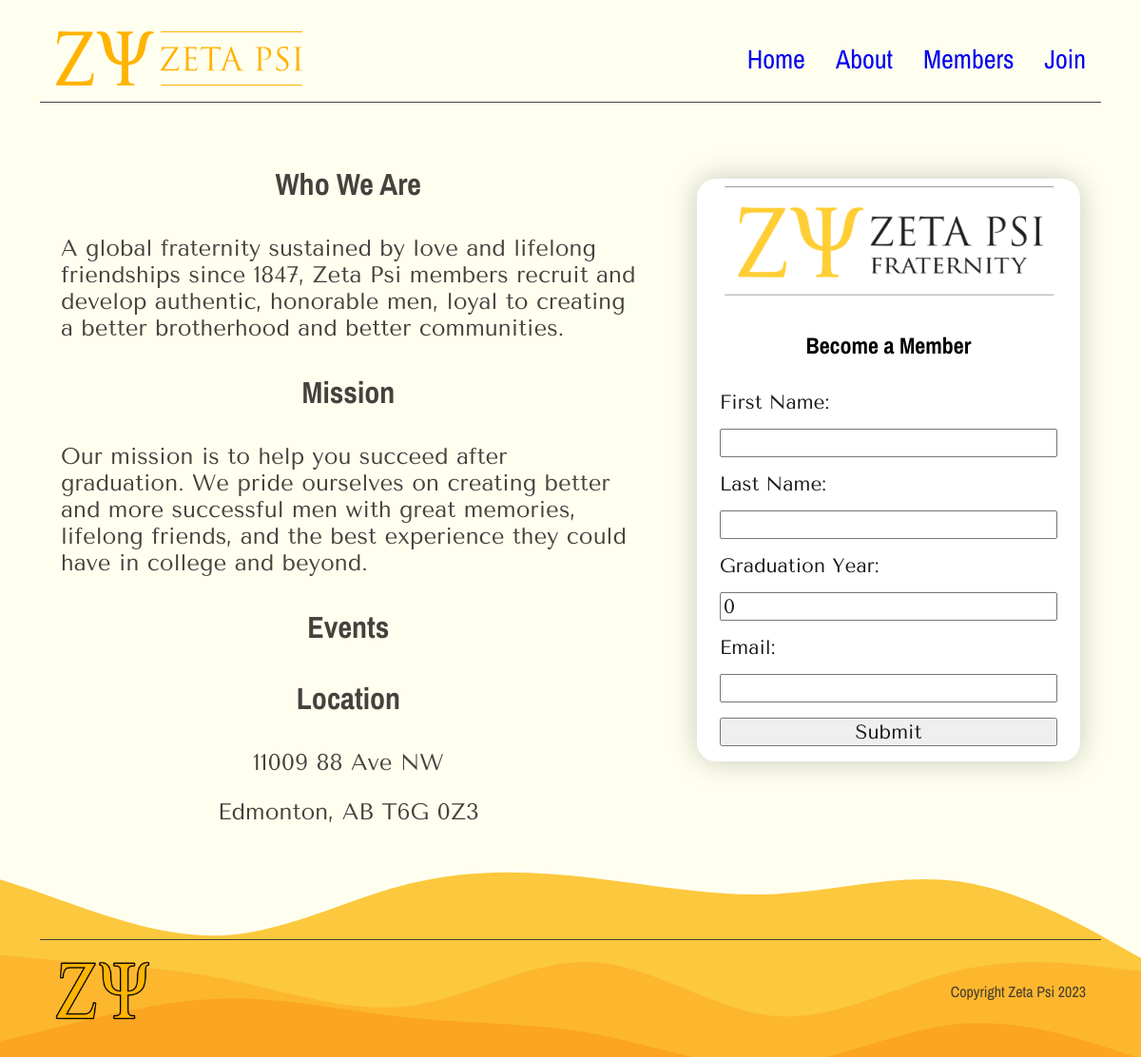
The app's page /, older data.
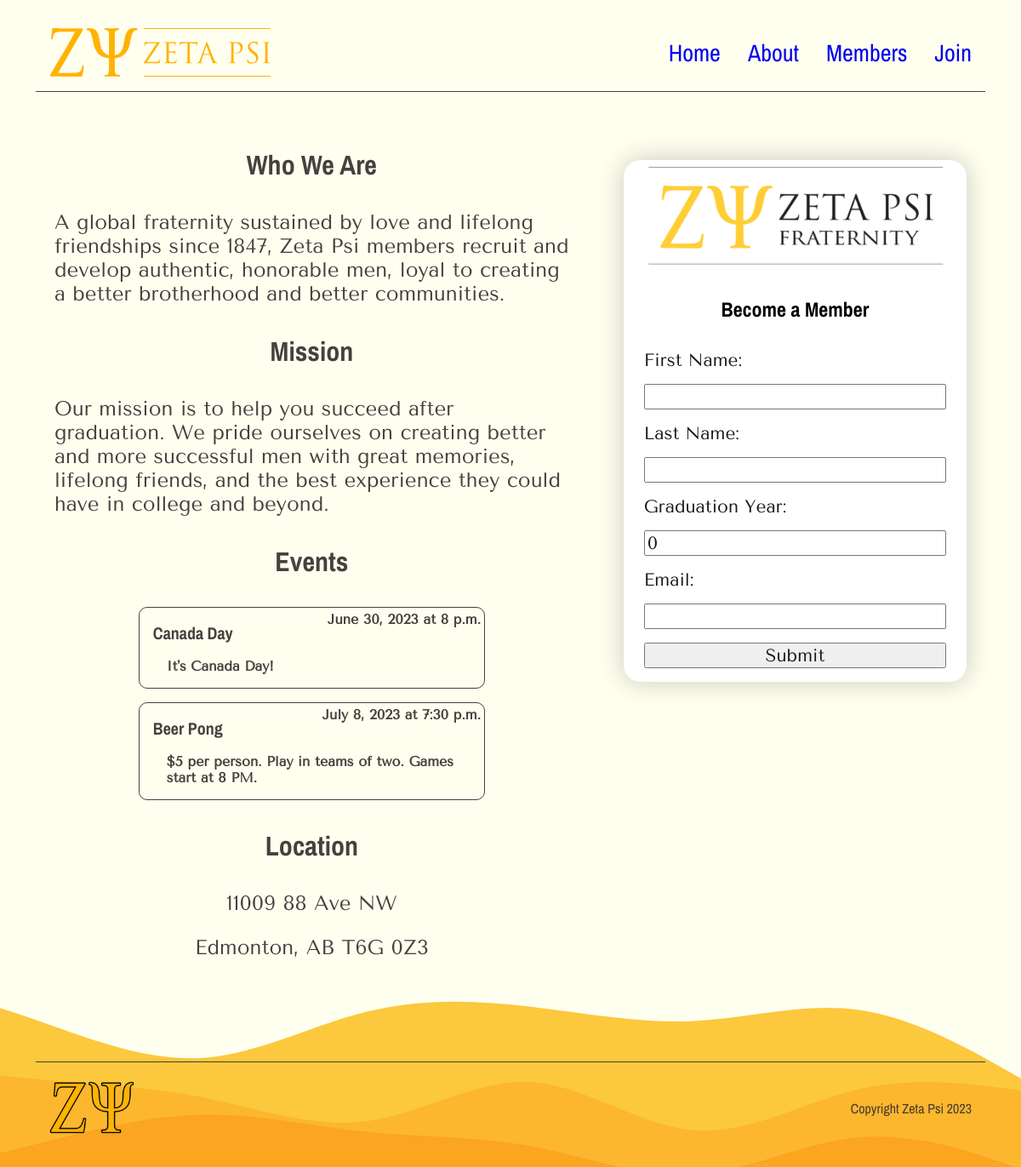
The same page, newer data.
### website/models.py (models this page shows, shortened)
class Events(models.Model):
   title = models.CharField(max_length=200)
   eventDate = models.DateField(default=timezone.now)
   eventTime = models.TimeField(default=timezone.now)
   description = models.CharField(max_length=200)

### website/views.py (the view, shortened to what this page needs)
# urls.py: path('', Home.as_view(), name="home"),
class Home(View):
    form = MembershipRequest()
    events = Events.objects.all()
    context = {'form':form, 'events':events}
    def get(self, request):
        return render(request, 'home.html', self.context)

### website/forms.py
class MembershipRequest(ModelForm):
    class Meta:
        model = MembershipRequest
        fields = "__all__"

### website/templates/home.html (shortened to what this page needs)
{% extends 'base.html' %}
{% load static %}
{% block content %}
<div class="contentWrapper">
<main class="homeContent">
<section>
    <article>
        <div id="whoWeAre">
            <h1>Who We Are</h1>
            <p id="aboutUs">A global fraternity sustained by love and lifelong friendships since 1847, Zeta Psi members recruit and develop authentic, honorable men, loyal to creating a better brotherhood and better communities.</p>
        </div>
    </article>
    <article>
        <h1>Mission</h1>
        <p>Our mission is to help you succeed after graduation. We pride ourselves on creating better and more successful men with great memories, lifelong friends, and the best experience they could have in college and beyond.</p>
    </article>
    <article>
        <h1>Events</h1>
        {% for event in events %}
            <div class="eventWrapper">
                <div class="titleWrapper">
                    <h4 id="eventTitle">{{event.title}}</h4>
                    <h6 id="eventDate">{{event.eventDate}} at {{event.eventTime}}</h6>
                </div>
                <h6 id="eventDescription">{{event.description}}</h6>
            </div>
        {% endfor %}
    </article>
    <article>
        <h1>Location</h1>
        <p style="text-align: center;">11009 88 Ave NW </p>
        <p style="text-align: center;">Edmonton, AB T6G 0Z3</p>
    </article>
</section>
</main>
<div class="container">
    <img src="{% static 'img/zetaPsiBlackGoldLogo.PNG' %}"/>
    <div id="memberForm">
        <h3>Become a Member</h3>
        <form action="" method="post">
            {{form.as_table}}
            <input type="submit" id="button">
        </form>
    </div>
</div>
</div>
{% endblock %}

### website/templates/base.html (shortened to what this page needs)
{% load static %}
<!DOCTYPE html>
<html lang="en">
<head>
    <link rel="stylesheet" href="{% static 'style.css' %}">
</head>
<body>
<div class="background"></div>
{% include 'partials/_header.html' %}
{% block content %}{% endblock %}
{% include 'partials/_footer.html' %}
</body>
</html>

### website/templates/partials/_header.html (shortened to what this page needs)
{% load static %}
<nav>
    <div>
        <img src="{% static 'img/zeta-psi-fraternity-logo.svg' %}"/>
        <a href="{% url 'home' %}">Home</a>
        <a href="{% url 'about' %}">About</a>
        <a href="{% url 'home' %}">Members</a>
        <a href="{% url 'home' %}">Join</a>
    </div>
</nav>

### website/templates/partials/_footer.html
{% load static %}
<footer>
    <img src="{% static 'img/logo.png' %}"/>
    <article>
        <p>Copyright Zeta Psi 2023</p>
    </article>
</footer>

### website/static/style.css (style rules this page uses)
body { font-family: 'Tenor Sans'; margin: 0; background-color: #FFFFF0; }
.background { background-image: url( './img/layered-waves-haikei.svg' ); background-repeat: no-repeat; background-position: bottom -200px right 0px; position: fixed; height: 100%; width:100%; z-index: -1; }
nav { width: 93%; margin: 1rem auto; height: auto; font-family: 'Archivo Narrow'; border-bottom: 1px solid rgba(55, 50, 46, 0.927); color: rgba(55, 50, 46, 0.927); }
nav > div { display: flex; flex-wrap: wrap; justify-content: right; }
nav a { text-decoration: none; display: inline-block; width: auto; margin: auto 1rem; font-size: 1.75rem; font-family: 'Archivo Narrow'; }
nav img { margin: 1rem auto 1rem 1rem; }
h1 { font-family: 'Archivo Narrow'; text-align: center; font-size: 2rem; }
h3 { font-size: 1.5rem; text-align: center; font-family: "Archivo Narrow"; }
h4 { font-size: 1.25rem; text-align: center; font-family: "Archivo Narrow"; }
.contentWrapper { display: flex; }
.container { background: white; display: flex; flex-direction: column; position: sticky; top: 2vh; width: 40%; height: min-content; margin: 4rem 4rem 4rem auto; box-shadow: 0px 0px 30px 1px rgba(0, 0, 0, 0.2); border-radius: 20px; }
.container > img { width: 90%; display: block; margin: 0 auto; }
form { margin: 0.5rem 1rem; display: flex; flex-direction: column; font-family: 'Archivo Narrow'; }
form > input, label { font-size: 1.3rem; margin: 0.5rem; color: rgb(25, 23, 23); font-family: 'Tenor Sans'; }
.homeContent { width: 60%; margin-bottom: 4rem; padding: 1rem 4rem; }
.homeContent section { width: 100%; font-size: 1.5rem; color: rgba(55, 50, 46, 0.927); }
.eventWrapper { border-radius: 10px; border: 1px solid rgba(55, 50, 46, 0.927); display: flex; flex-direction: column; width: 67%; margin: 0 auto; margin-bottom: 1rem; }
.titleWrapper { display: flex; }
#eventTitle { margin: 1rem 0 0 1rem; font-family: 'Archivo Narrow'; }
#eventDate { margin: 0.25rem 0.25rem 0 auto; }
#eventDescription { margin: 1rem 2rem; }
footer { width: 93%; margin: 1rem auto; color: rgba(55, 50, 46, 0.927); border-top: 1px solid rgba(55, 50, 46, 0.927); font-family: 'Archivo Narrow'; display: flex; }
footer > img { margin: 1rem auto 1rem 1rem; max-width: 100px; }
footer > article { margin: auto 1rem; }

Row changes from the older to the newer data that the page shows:
added Events: title "Canada Day", eventDate "June 30, 2023", eventTime "8 p.m.", description "It's Canada Day!"
added Events: title "Beer Pong", eventDate "July 8, 2023", eventTime "7:30 p.m.", description "$5 per person. Play in teams of two. Games start at 8 PM."
